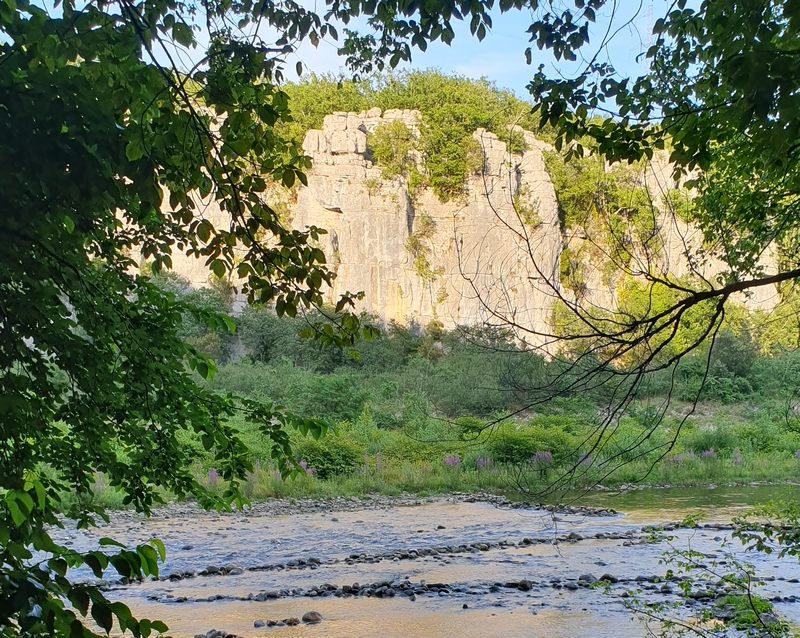
#> input picture exams/Exam-2023-Dec-Kat/data/ardeche_river.jpg, 800 x 638 px, found by its file name
$ python part1-pixelwise.py
#> lines starting #> are read from the running program, lines starting #| are printed output that depends on the picture; after the words box and inside, x2 and y2 are one past the last pixel; in counts of white or black regions, pixels touching at a corner belong together; long printed decimals are rounded
### utils/io_utils.py
from skimage.io import imread
from PIL import Image
import numpy as np
import pydicom
import cv2

# use at you own volition
def load_image(path, grayscale=False):
    return imread(path, as_gray=grayscale)

def load_image_grayscale_255(path):
    img = imread(path, as_gray=True) * 255
    return img

def load_image_grayscale_float(path):
#> called with path = './data/ardeche_river.jpg'
    img = imread(path, as_gray=True)
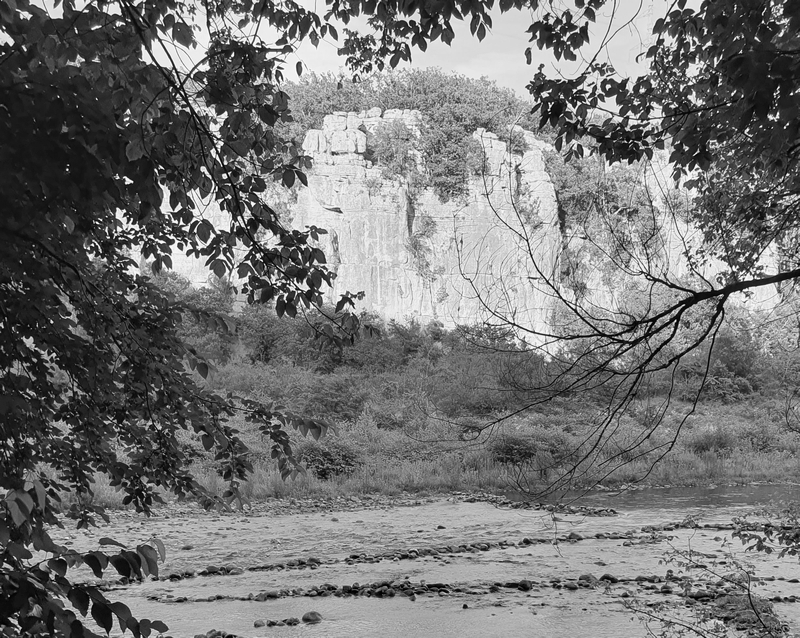
#> img: shape (638, 800) float64; min 0.000565, max 1, mean 0.461
    return img

def load_image_RGB_255(path):
    img = imread(path, as_gray=False)
    return img

def load_dicom(path):
    return pydicom.dcmread(path).pixel_array.astype(np.int16)

def load_rgb_and_resize(path, size):
    return np.array(Image.open(path).convert('RGB').resize(size))

def load_hsv_image(path):
    return np.array(Image.open(path).convert('HSV'))

from skimage.color import rgb2hsv
# [5 lines left out: function load_hsv_from_rgb, not called in this run]

### utils/analysis_utils.py
import numpy as np
from skimage.filters import threshold_otsu

# [29 lines left out: functions hounsfield_of_dicom, accumulator_image, not called in this run]

def integral_image(img: np.ndarray):
    return img.cumsum(axis=0).cumsum(axis=1)


def linear_transformation(img,min_value,max_value):
#> called with min_value = 0.2, max_value = 0.8
    min_val = img.min()
#> min_val = 0.000565
    max_val = img.max()
#> max_val = 1
    scaled = min_value + ((img - min_val) * (max_value - min_value) / (max_val - min_val))
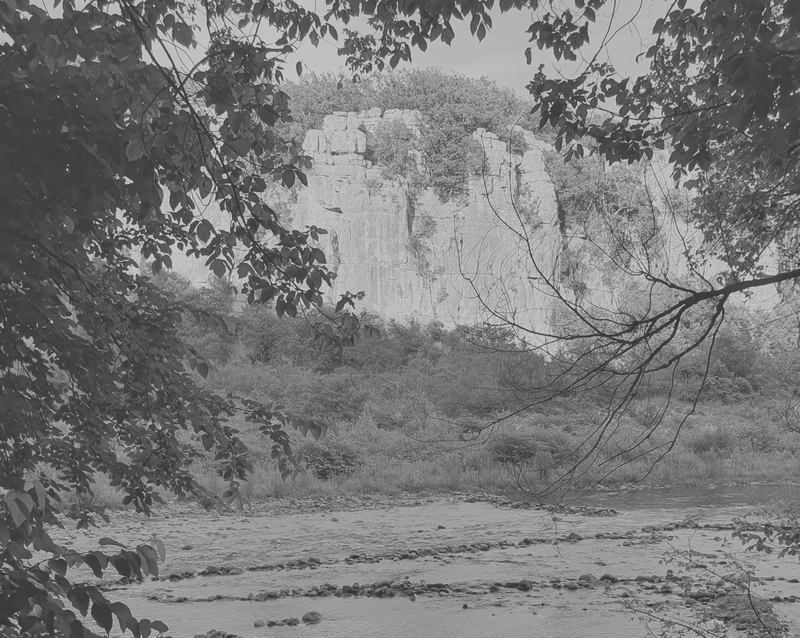
#> scaled: shape (638, 800) float64; min 0.2, max 0.8, mean 0.476
    return scaled


# [21 lines left out: function compute_optimal_path, not called in this run]

### exams/Exam-2023-Dec-Kat/main/part1-pixelwise.py
import sys
import os
project_root = os.path.abspath(os.path.join(os.path.dirname(__file__), "../../.."))
sys.path.append(project_root)

# Now import premade utility functions
from utils.io_utils import *
from utils.pca_utils import *
from utils.classifier_utils import *
from utils.morph_utils import *
from utils.optimization_utils import *
from utils.plot_utils import *
from utils.analysis_utils import *

def Question1():
    print("Running Question 1")
    trans_speed = 35 * 1000000
    img_size = 2400 * 1200 * 3
    analysis = 0.130

    trans_pr_s = trans_speed / img_size
    img_pr_s = 1 / analysis

    print(min(trans_pr_s,img_pr_s))


image_float = load_image_grayscale_float("./data/ardeche_river.jpg")

scaled = linear_transformation(image_float,0.2,0.8)

average = np.mean(scaled)
#> average = 0.476

from skimage.filters import prewitt_h
edges_horizontal = prewitt_h(scaled)
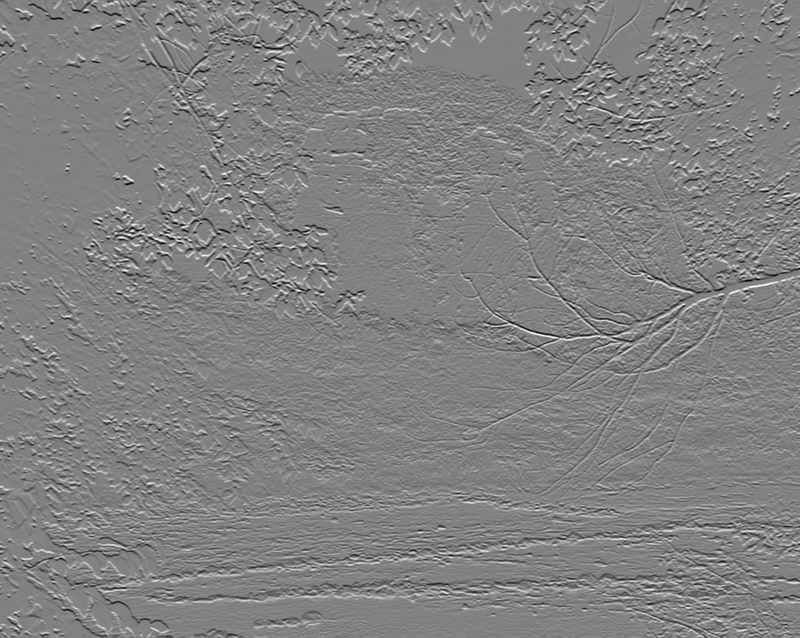
#> edges_horizontal: shape (638, 800) float64; min -0.533, max 0.514, mean 0.000145; drawn with min black and max white

max_abs_value = np.max(np.abs(edges_horizontal))
#> max_abs_value = 0.533

binary_image = (scaled > average).astype(np.uint8)
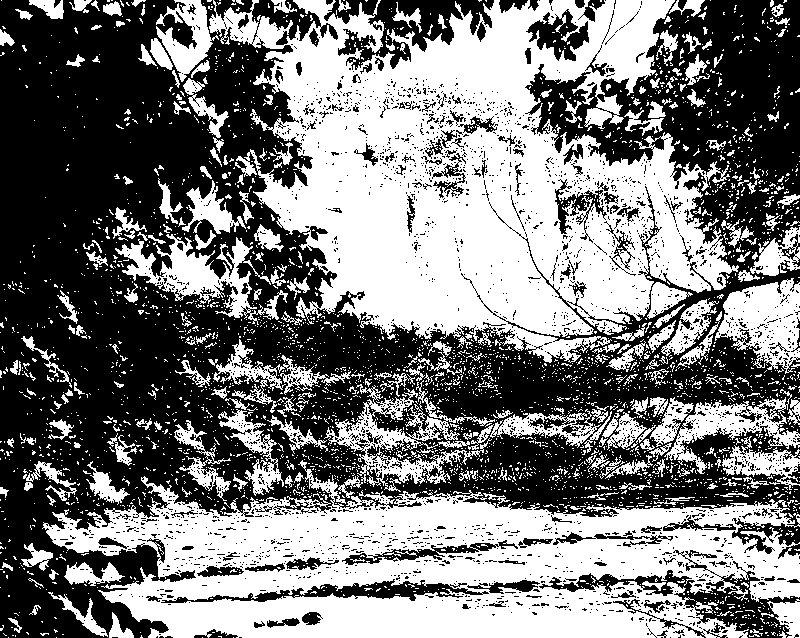
#> binary_image: shape (638, 800); values 0 (black) and 1 (white), 48% white; 3447 white regions (3161 under 20 px), largest, box (x1, y1, x2, y2) and area: (209, 0, 739, 363) 104032, (42, 460, 800, 638) 72516, (324, 380, 495, 492) 4793

foreground_count = np.sum(binary_image)
#> foreground_count = 244910

def Question2():
    print("Running Question 2")
    print(foreground_count)
#| 244910


def Question3():
    print("Running Question 3")
    print(max_abs_value)
#| 0.5331


def Question4():
    print("Running Question 4")
    print(average)
#| 0.4761


if __name__ == "__main__":
    Question1()
    Question2()
    Question3()
    Question4()
